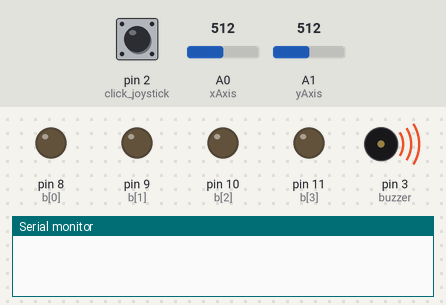
Bench run of a sketch on a simulated Arduino Uno, built with avr-gcc and run on an emulated ATmega328P. On the bench: output pins drawn as LEDs (lit = HIGH), buzzer (waves = sounding), the last lines printed to the serial monitor. Dashed ring = blinking. The inputs (shaded band) are chosen by the test bench; at power-on: pin 2 (click_joystick) HIGH, A0 (xAxis) = 512, A1 (yAxis) = 512. Random numbers use the default seed unless the sketch sets one.

Above: at 5.3 s.
5.4 s: pin 2 (click_joystick) pulled LOW for 1.5 s
At 7.8 s:
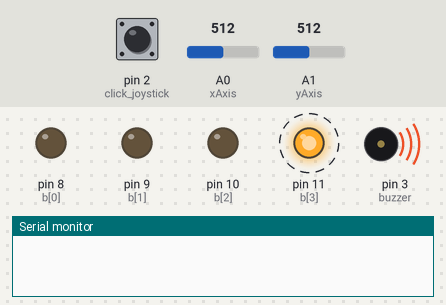
11.4 s: A0 (xAxis) set to 474
At 15.8 s:
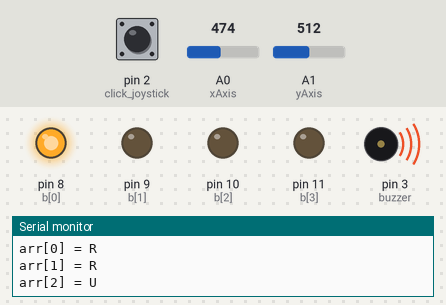
15.9 s: A0 (xAxis) set to 500
At 19.3 s:
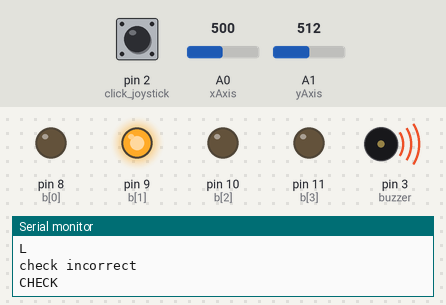
20.0 s: A1 (yAxis) set to 480
24.5 s: A1 (yAxis) set to 496
26.2 s: A1 (yAxis) set to 306
At 27.1 s:
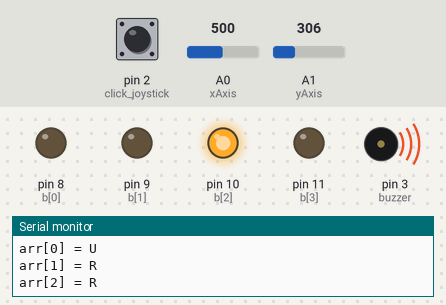
Timing chart, 0 to 29.0 s (numbered marks = the images above; inputs shaded):
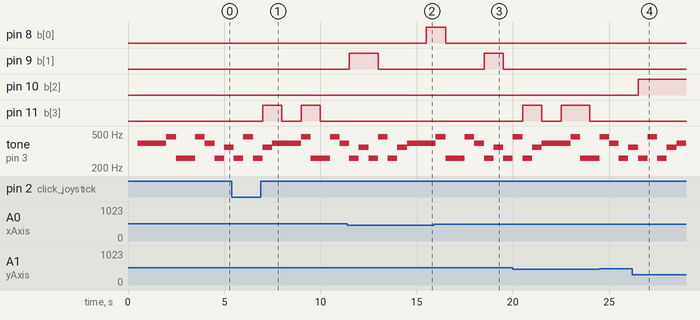

The sketch:

cho102_lab6_part3.ino
```cpp
/*        Your Name & E-mail: Cindy Ho cho102@ucr.edu
*          Discussion Section: 23
*         Assignment: Lab #6  Exercise #1
*         Exercise Description: Konami Code
*         I acknowledge all content contained herein, excluding template or example code, is my own original work.
*
*         Demo Link:
*/

enum States1{INIT1, SEQ, USER, UP, DOWN, LEFT, RIGHT, CHECK, CORRECT, WAIT} SM1_state;
int period = 500;


// Array of Output Pin variables, set to the pins being used
const int b_size = 4;
const int b[b_size] = {8, 9, 10, 11};
const int xAxis = A0; // Recall that A0 is really a number under the hood.
const int yAxis = A1;
const int light_pattern_size = 4;
const char light_pattern[light_pattern_size] = {0x01, 0x02, 0x04, 0x08};
const char code[4] = {'L','U','D','R'};

const int buzzer = 3;
const int click_joystick = 2;

const int xAxis_median = 508; // Adjust this if needed
const int yAxis_median = 508;

// Reset the Output Buffer.
void resetBuffer() {
    for(int i = 0; i < b_size; i++) {
        // Note this is an arduino function call to the pins
        digitalWrite(b[i], LOW);
    }
}
// Writes to the buffer. Note this function ORs the current value with the new value
// Note that size is an optional argument with default size the same as the buffer
void writeBuffer(unsigned char b_temp, int size = b_size)
{
    for (int i = (size - 1); i >= 0; i--) {
        if ((b_temp >> i) & 0x01) {
        digitalWrite(b[i], HIGH);
        }
        else{
        digitalWrite(b[i], LOW);
        }
    }

}

void writeBuffer1(unsigned char b_temp, int size = b_size)
{
    for (int i = (size - 1); i >= 0; i--) {
        if ((b_temp >> i) & 0x01) {
        digitalWrite(b[i], HIGH);
        }
    }

}


typedef struct task {
  int state;
  unsigned long period;
  unsigned long elapsedTime;
  int (*TickFct)(int);

} task;

int delay_gcd;
const unsigned short tasksNum = 2;
task tasks[tasksNum];


char loc;
bool moved = false;
char j, temp;
char arr[3];
bool incorrect;
char rval = 2;

int SM1_Tick(int state){
    //Read thing
    switch(state){ // State transitions
      case INIT1:
//      Serial.print("INIT1\n");
//      Serial.print(random(16*rval)%4);
//      rval = rval*7;

        if(digitalRead(click_joystick)== 0){
          state = SEQ;
          j=0;
        }
        break;
      case SEQ:
//      Serial.print("SEQ\n");
        if(j<=6){
          state = SEQ;
        }
        else {
          state = USER;
         for (int i = 0; i < 3; ++i){
          Serial.print("arr[");
          Serial.print(i);
          Serial.print("] = ");
          Serial.print(arr[i]);
          Serial.print("\n");
        }
          incorrect = false;
          j=0;
        }
        break;
      case USER:
//      Serial.print("USER\n");
         //State Transition
         moved = false;
         if (analogRead(xAxis) < 490){

             state = LEFT;
         }
         if (analogRead(xAxis) > 530){
             state = RIGHT;

         }
         if (analogRead(yAxis) > 530){
             state = UP;

         }
         if (analogRead(yAxis) < 490){

             state = DOWN;
         }
        break;
      case LEFT:
      Serial.print("L\n");
        if (analogRead(xAxis) < 490){
             state = LEFT;
        }
        else {loc = 'L';state = CHECK;}
//        Serial.print("loc: ");
//        Serial.print(loc);
//        Serial.print("\n");
        break;
      case RIGHT:
      Serial.print("R\n");
       if (analogRead(xAxis) > 530){
             state = RIGHT;
         }
        else {loc = 'R';state = CHECK;}
//        Serial.print("loc: ");
//        Serial.print(loc);
//        Serial.print("\n");
        break;
      case UP:
      Serial.print("U\n");
      if (analogRead(yAxis) > 530){
             state = UP;
         }
        else {loc = 'U';state = CHECK;}
//        Serial.print("loc: ");
//        Serial.print(loc);
//        Serial.print("\n");
        break;
      case DOWN:
      Serial.print("D\n");
      if (analogRead(yAxis) < 490){
             state = DOWN;
         }
        else {loc = 'D';state = CHECK;}
//        Serial.print("loc: ");
//        Serial.print(loc);
//        Serial.print("\n");
        break;
      case CHECK:
      Serial.print("CHECK\n");
        if(!incorrect && j==3){
          state = CORRECT;
        }
        else if (incorrect){
          j=0;
          state = SEQ;
        }
        else {
          state = USER;
        }
        break;
      case CORRECT:
//      Serial.print("CORRECT\n");
        if(digitalRead(click_joystick)== 0){
          state = SEQ;
          j=0;
        }
        break;
    }
    switch(state){ // State Action
      case INIT1:
      writeBuffer(0);
//       noTone(buzzer);
         //State Action
        break;
      case SEQ:
        if(j%2){
          temp = (random(500*rval))%4;
          rval++;
          arr[j/2] = code[temp];
          writeBuffer(light_pattern[temp]);
//          Serial.print("arr[");
//          Serial.print(j/2);
//          Serial.print("] = code[");
//          Serial.print(temp);
//          Serial.print("]\n\n");
//          Serial.print(random(0,3));

        }
        else{
          writeBuffer(0);
        }
        ++j;
        break;
      case USER:
        break;
      case LEFT:
        writeBuffer1(light_pattern[0]);
//        tone(buzzer, 329.63);
        break;
      case RIGHT:
        writeBuffer1(light_pattern[3]);
//        tone(buzzer, 349.23);
        break;
      case UP:
        writeBuffer1(light_pattern[1]);
//        tone(buzzer, 261.63);
        break;
      case DOWN:
        writeBuffer1(light_pattern[2]);
//        tone(buzzer, 293.66);
        break;
      case CHECK:
        writeBuffer(0);
        if(arr[j] == loc){
          Serial.print("check correct\n");
          ++j;
        }
        else{
          incorrect = true;
          Serial.print("check incorrect\n");
          j=0;
        }
//        tone(buzzer, 392.00);
        break;
      case CORRECT:
        if(j%2){writeBuffer(0x0F);}
        else{writeBuffer(0);}
        ++j;
        break;
    }

    return state;
}


enum SM2_States{SM2_INIT, PAUSE, PLAY, BTN_PAUSE, BTN_PLAY};
const char sound_pattern_size = 14;
const double sound_pattern[sound_pattern_size] = {392.00, 392.00, 392.00, 466.16, 261.63, 261.63, 466.16, 392.00, 261.63, 349.23, 261.63,466.16, 261.63,349.23}; // G G A# C C A# G C F C A# C F
int count;
bool play = false;

void playSong(){
    tone(buzzer, sound_pattern[count]);
    if(count == 13)  {
        count = 0;
    }
    else {++count;}
}

int SM2_Tick(int state){
    //Read thing
    switch(state){ // State transitions
      case SM2_INIT:
            state = PLAY;
        break;
      case PLAY:
            state = PLAY;
        break;
    }
    switch(state){ // State Action
      case SM2_INIT:
        break;
      case PLAY:
            playSong();
        break;
    }

    return state;
}


void setup() {
    // OUTPUT is a defined macro in Arduino!
    pinMode(click_joystick, INPUT_PULLUP);
    for(int i = 0; i < b_size; i++)
        {
            pinMode(b[i], OUTPUT);
        }
    // We will also read from the serial monitor
    Serial.begin(9600);
    randomSeed(A3);

     unsigned char i = 0;
  tasks[i].state = INIT1;
  tasks[i].period = 1000;
  tasks[i].elapsedTime = 0;
  tasks[i].TickFct = &SM1_Tick;
  i++;
  tasks[i].state = SM2_INIT;
  tasks[i].period = 100;
  tasks[i].elapsedTime = 0;
  tasks[i].TickFct = &SM2_Tick;

  delay_gcd = 500; // GCD
}

void loop() {
//      Serial.print("X-axis: ");
//    Serial.print(analogRead(A0));
//    Serial.print("\n");
//    Serial.print("Y-axis: ");
//    Serial.println(analogRead(A1));
//    Serial.print("\n\n");

  unsigned char i;
  for (i = 0; i < tasksNum; ++i) {
     if ( (millis() - tasks[i].elapsedTime) >= tasks[i].period) {
        tasks[i].state = tasks[i].TickFct(tasks[i].state);
        tasks[i].elapsedTime = millis(); // Last time this task was ran

     }
   }
  delay(delay_gcd); // GCD.

    // SM1_state = (States1)SM1_Tick(SM1_state);
    //  SM2_state = (States2)SM2_Tick(SM2_state);
    // delay(period);

}
```

Measured:
- the behaviour switches between 490 and 489 on A0 (xAxis) (found by bisection; images 1 and 2)
- after the input at 5.4 s, pin 11 (b[3]): alternates HIGH for 1.0 s and LOW for 1.0 s, starting after 1.6 s
- after the input at 11.4 s, pin 8 (b[0]): LOW → HIGH after 4.1 s
- after the input at 15.9 s, pin 8 (b[0]): HIGH → LOW after 0.60 s; pin 9 (b[1]): LOW → HIGH after 2.6 s, → LOW 1.0 s later
- after the input at 26.2 s, pin 10 (b[2]): LOW → HIGH after 0.31 s
- by itself, tone on pin 3 (buzzer): plays 261 Hz for 0.50 s, 466 Hz for 0.50 s, 261 Hz for 0.50 s, 349 Hz for 0.50 s, 392 Hz for 1.5 s, 466 Hz for 0.50 s … (9 notes in this stretch)
